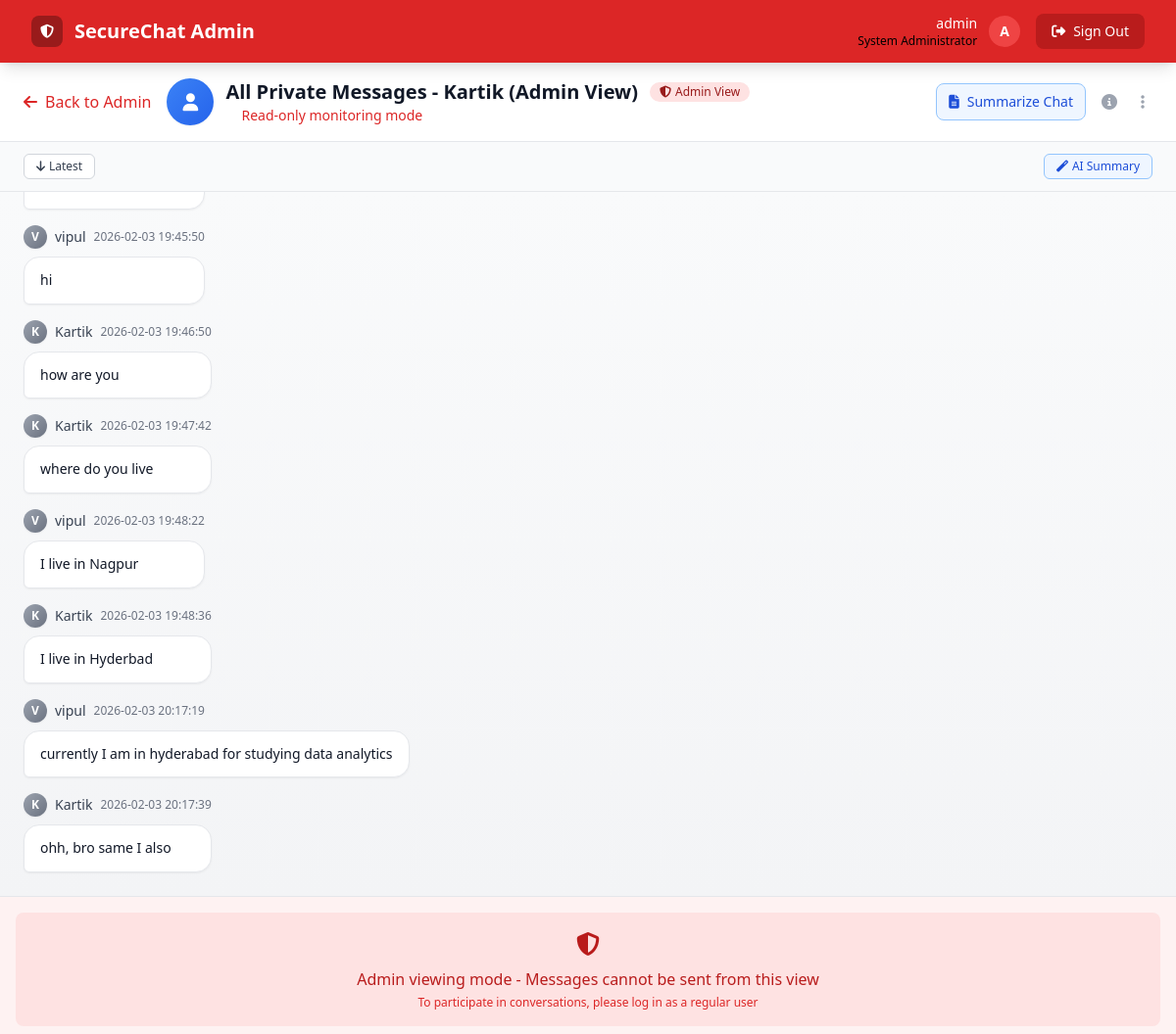
The page /chat/private/13 (signed in) on the database its author committed.
### tables this page shows
CREATE TABLE messages (
    id INTEGER PRIMARY KEY AUTOINCREMENT,
    sender_id INTEGER NOT NULL,
    recipient_id INTEGER NULL,
    group_id INTEGER NULL,
    message_text TEXT,
    media_filename TEXT NULL,
    media_type TEXT NULL,
    message_type TEXT CHECK(message_type IN ('private', 'group')) NOT NULL,
    created_at TIMESTAMP DEFAULT CURRENT_TIMESTAMP,
    FOREIGN KEY (sender_id) REFERENCES users (id),
    FOREIGN KEY (recipient_id) REFERENCES users (id),
    FOREIGN KEY (group_id) REFERENCES groups (id) ON DELETE CASCADE
);

CREATE TABLE users (
    id INTEGER PRIMARY KEY AUTOINCREMENT,
    username TEXT UNIQUE NOT NULL,
    email TEXT UNIQUE NOT NULL,
    password_hash TEXT NOT NULL,
    is_blocked INTEGER DEFAULT 0,
    created_at TIMESTAMP DEFAULT CURRENT_TIMESTAMP
);

### app.py (the view, shortened to what this page needs)
@app.route('/chat/<chat_type>/<int:chat_id>')
@login_or_admin_required
def chat(chat_type, chat_id):
    if 'user_id' in session:
        blocked_check = check_user_blocked_if_user()
        if blocked_check:
            return blocked_check
    conn = get_db_connection()
    is_admin = 'admin_id' in session
    current_user_id = session.get('user_id') if not is_admin else None
    if chat_type == 'private':
        if is_admin:
            messages = conn.execute('''
                SELECT m.*, u.username as sender_username
                FROM messages m
                JOIN users u ON m.sender_id = u.id
                WHERE message_type = 'private'
                AND (recipient_id = ? OR sender_id = ?)
                ORDER BY created_at ASC
            ''', (chat_id, chat_id)).fetchall()
            other_user = conn.execute(
                'SELECT id, username FROM users WHERE id = ?', (chat_id,)
            ).fetchone()
            if not other_user:
                flash('User not found!')
                conn.close()
                return redirect(url_for('admin_dashboard'))
            chat_info = {
                'type': 'private',
                'id': chat_id,
                'name': f"All Private Messages - {other_user['username']} (Admin View)",
                'can_write': False,  # Admin viewing mode, cannot send messages
                'is_admin_view': True
            }
    conn.close()
    return render_template('chat.html', messages=messages, chat_info=chat_info)

### app.py (called while the page is built)
def get_db_connection():
    conn = sqlite3.connect('chat.db')
    conn.row_factory = sqlite3.Row
    return conn

def login_or_admin_required(f):
    @wraps(f)
    def decorated_function(*args, **kwargs):
        if 'user_id' not in session and 'admin_id' not in session:
            flash('Please log in to access this page.')
            return redirect(url_for('login'))
        return f(*args, **kwargs)
    return decorated_function

### templates/chat.html (shortened to what this page needs)
{% extends "base.html" %}
{% block content %}
<div class="h-screen flex flex-col bg-white pb-12">
    <div class="flex-shrink-0 bg-white border-b border-gray-200 px-6 py-4 shadow-sm">
        <div class="flex items-center justify-between">
            <div class="flex items-center space-x-4">
                {% if chat_info.is_admin_view %}
                    <a href="{{ url_for('admin_groups') if chat_info.type == 'group' else url_for('admin_dashboard') }}"
                       class="inline-flex items-center text-admin-600 hover:text-admin-700 transition-colors duration-200 group">
                        <i class="fas fa-arrow-left mr-2 group-hover:-translate-x-1 transition-transform duration-200"></i>
                        <span class="hidden sm:inline font-medium">Back to Admin</span>
                    </a>
                {% endif %}
                <div class="flex items-center space-x-3">
                    <div class="relative">
                        <div class="w-12 h-12 rounded-full flex items-center justify-center {% if chat_info.type == 'private' %}bg-gradient-to-br from-primary-500 to-primary-600{% else %}bg-gradient-to-br from-purple-500 to-purple-600{% endif %} shadow-sm">
                            {% if chat_info.type == 'private' %}
                                <i class="fas fa-user text-white text-lg"></i>
                            {% else %}
                                <i class="fas fa-users text-white text-lg"></i>
                            {% endif %}
                        </div>
                    </div>
                    <div>
                        <h1 class="text-xl font-bold text-gray-900 flex items-center">
                            {{ chat_info.name }}
                            {% if chat_info.is_admin_view %}
                                <span class="ml-3 inline-flex items-center px-2.5 py-0.5 rounded-full text-xs font-medium bg-admin-100 text-admin-800">
                                    <i class="fas fa-shield-alt mr-1"></i>Admin View
                                </span>
                            {% endif %}
                        </h1>
                        <div class="flex items-center space-x-2 text-sm">
                            {% if chat_info.is_admin_view %}
                                <span class="flex items-center text-admin-600">
                                    <div class="w-2 h-2 bg-admin-400 rounded-full mr-2"></div>
                                    Read-only monitoring mode
                                </span>
                            {% else %}
                                <span class="flex items-center text-green-600">
                                    <div class="w-2 h-2 bg-green-400 rounded-full mr-2 animate-pulse"></div>
                                    Online now
                                </span>
                            {% endif %}
                        </div>
                    </div>
                </div>
            </div>
            <div class="flex items-center space-x-2">
                <a href="{{ url_for('summarize_chat_page', chat_type=chat_info.type, chat_id=chat_info.id) }}"
                   class="inline-flex items-center px-3 py-2 border border-blue-300 rounded-lg text-sm font-medium text-blue-700 bg-blue-50 hover:bg-blue-100 transition-colors duration-200">
                    <i class="fas fa-file-alt mr-2"></i>
                    Summarize Chat
                </a>
                <button onclick="toggleChatInfo()"
                        class="p-2 text-gray-400 hover:text-gray-600 rounded-lg hover:bg-gray-100 transition-colors duration-200"
                        title="Chat information">
                    <i class="fas fa-info-circle"></i>
                </button>
                <div class="relative">
                    <button onclick="toggleChatMenu()"
                            class="p-2 text-gray-400 hover:text-gray-600 rounded-lg hover:bg-gray-100 transition-colors duration-200"
                            title="More options">
                        <i class="fas fa-ellipsis-v"></i>
                    </button>
                </div>
            </div>
        </div>
    </div>
    <div class="flex-shrink-0 bg-gray-50 border-b border-gray-200 px-6 py-3">
        <div class="flex items-center justify-between">
            <div class="flex items-center space-x-3">
                <button onclick="scrollToBottom()"
                        class="inline-flex items-center px-3 py-1 border border-gray-300 rounded-md text-xs font-medium text-gray-700 bg-white hover:bg-gray-50 transition-colors duration-200">
                    <i class="fas fa-arrow-down mr-1"></i>
                    Latest
                </button>
            </div>
            <div class="flex items-center space-x-2">
                <a href="{{ url_for('summarize_chat_page', chat_type=chat_info.type, chat_id=chat_info.id) }}"
                   class="inline-flex items-center px-3 py-1 border border-blue-300 rounded-md text-xs font-medium text-blue-700 bg-blue-50 hover:bg-blue-100 transition-colors duration-200">
                    <i class="fas fa-magic mr-1"></i>
                    AI Summary
                </a>
            </div>
        </div>
    </div>
    <div id="messages-container" class="flex-1 min-h-0 overflow-y-auto p-6 space-y-4 bg-gradient-to-b from-gray-50 to-gray-100">
        {% if messages %}
            {% for message in messages %}
                <div class="message-item animate-fadeIn {% if message.sender_id == session.user_id and not chat_info.is_admin_view %}flex justify-end{% else %}flex justify-start{% endif %}"
                     data-message-id="{{ message.id }}">
                    <div class="max-w-xs lg:max-w-md xl:max-w-lg">
                        {% if message.sender_id != session.user_id or chat_info.is_admin_view %}
                            <div class="flex items-center space-x-2 mb-2">
                                <div class="w-6 h-6 bg-gradient-to-br from-gray-400 to-gray-500 rounded-full flex items-center justify-center shadow-sm">
                                    <span class="text-white text-xs font-bold">
                                        {{ message.sender_username[0].upper() }}
                                    </span>
                                </div>
                                <span class="text-sm font-medium text-gray-700">{{ message.sender_username }}</span>
                                <time class="text-xs text-gray-500">{{ message.created_at.split('.')[0] if message.created_at else 'Unknown' }}</time>
                            </div>
                        {% endif %}
                        <div class="relative group">
                            <div class="{% if message.sender_id == session.user_id and not chat_info.is_admin_view %}bg-gradient-to-r from-primary-500 to-primary-600 text-white rounded-l-2xl rounded-tr-2xl rounded-br-md shadow-lg{% else %}bg-white text-gray-900 rounded-r-2xl rounded-tl-2xl rounded-bl-md border border-gray-200 shadow-sm{% endif %} px-4 py-3 hover:shadow-md transition-shadow duration-200">
                                {% if message.message_text %}
                                    <p class="text-sm leading-relaxed whitespace-pre-wrap">{{ message.message_text }}</p>
                                {% endif %}
                            </div>
                        </div>
                    </div>
                </div>
            {% endfor %}
        {% endif %}
    </div>
    {% if chat_info.can_write and not chat_info.is_admin_view %}
    <div class="flex-shrink-0 bg-white border-t border-gray-200 p-4">
        <form method="POST" action="{{ url_for('send_message') }}" enctype="multipart/form-data"
              class="space-y-4" onsubmit="handleSendMessage(event)">
            <input type="hidden" name="chat_type" value="{{ chat_info.type }}">
            <input type="hidden" name="chat_id" value="{{ chat_info.id }}">
            <div id="replyPreview" class="hidden bg-gray-50 border-l-4 border-primary-500 p-3 rounded-r-lg">
                <div class="flex items-center justify-between">
                    <div class="flex items-center space-x-2">
                        <i class="fas fa-reply text-primary-500"></i>
                        <span class="text-sm text-gray-600">Replying to:</span>
                        <span id="replyText" class="text-sm font-medium text-gray-900"></span>
                    </div>
                    <button type="button" onclick="cancelReply()" class="text-gray-400 hover:text-gray-600">
                        <i class="fas fa-times"></i>
                    </button>
                </div>
            </div>
            <div class="flex items-end space-x-3">
                <div class="flex-1">
                    <div class="relative">
                        <textarea name="message_text"
                                  id="messageInput"
                                  rows="1"
                                  placeholder="Type your message..."
                                  class="block w-full px-4 py-3 pr-20 border border-gray-300 rounded-2xl resize-none focus:outline-none focus:ring-2 focus:ring-primary-500 focus:border-primary-500 transition-colors duration-200 bg-gray-50 hover:bg-white"
                                  onkeydown="handleKeyDown(event)"
                                  oninput="autoResize(this)"></textarea>
                        <div class="absolute bottom-2 right-2 flex items-center space-x-1">
                            <button type="button"
                                    onclick="toggleEmojiPicker()"
                                    class="p-2 text-gray-400 hover:text-primary-500 rounded-full hover:bg-gray-100 transition-colors duration-200"
                                    title="Add emoji">
                                <i class="fas fa-smile"></i>
                            </button>
                            <button type="button"
                                    onclick="document.getElementById('fileInput').click()"
                                    class="p-2 text-gray-400 hover:text-primary-500 rounded-full hover:bg-gray-100 transition-colors duration-200"
                                    title="Attach file">
                                <i class="fas fa-paperclip"></i>
                            </button>
                        </div>
                    </div>
                    <input type="file"
                           id="fileInput"
                           name="media_file"
                           accept=".png,.jpg,.jpeg,.gif,.mp4,.mov,.avi,.pdf,.doc,.docx,.txt"
                           class="hidden"
                           onchange="handleFileSelect(this)">
                    <div id="filePreview" class="mt-2 hidden">
                        <div class="flex items-center space-x-2 p-3 bg-blue-50 rounded-lg border border-blue-200">
                            <i id="fileIcon" class="fas fa-file text-blue-500"></i>
                            <div class="flex-1">
                                <span id="fileName" class="text-sm text-gray-700 font-medium"></span>
                                <div id="fileSize" class="text-xs text-gray-500"></div>
                            </div>
                            <button type="button" onclick="clearFile()"
                                    class="text-red-500 hover:text-red-700 p-1 rounded-full hover:bg-red-50 transition-colors duration-200">
                                <i class="fas fa-times"></i>
                            </button>
                        </div>
                    </div>
                </div>
                <button type="submit"
                        id="sendButton"
                        class="inline-flex items-center justify-center w-12 h-12 bg-gradient-to-r from-primary-500 to-primary-600 text-white rounded-full hover:from-primary-600 hover:to-primary-700 focus:outline-none focus:ring-2 focus:ring-offset-2 focus:ring-primary-500 transition-all duration-200 disabled:opacity-50 disabled:cursor-not-allowed shadow-lg hover:shadow-xl transform hover:scale-105">
                    <i id="sendIcon" class="fas fa-paper-plane"></i>
                </button>
            </div>
            <div class="flex items-center justify-between text-xs text-gray-500">
                <span class="flex items-center">
                    <i class="fas fa-info-circle mr-1"></i>
                    Maximum file size: 16MB. Supported: Images, Videos, Documents
                </span>
                <div class="flex items-center space-x-2">
                    <span id="charCount" class="text-gray-400">0 characters</span>
                    <span class="text-gray-300">•</span>
                    <kbd class="px-2 py-1 bg-gray-100 border border-gray-300 rounded text-xs">Enter</kbd>
                    <span>to send</span>
                </div>
            </div>
        </form>
    </div>
    {% elif chat_info.is_admin_view %}
    <div class="flex-shrink-0 bg-admin-50 border-t border-admin-200 p-4">
        <div class="flex items-center justify-center text-admin-700 bg-admin-100 rounded-lg p-4">
            <div class="text-center">
                <i class="fas fa-shield-alt text-2xl mb-2"></i>
                <p class="font-medium">Admin viewing mode - Messages cannot be sent from this view</p>
                <p class="text-xs text-admin-600 mt-1">
                    To participate in conversations, please log in as a regular user
                </p>
            </div>
        </div>
    </div>
    {% endif %}
</div>
{% endblock %}

### templates/chat.html (style rules this page uses)
html, body { overflow: hidden; }

### rows shown on the page
messages: username "V", sender_username "vipul", created_at "2026-02-03 19:45:50", message_text "hi"
messages: username "K", sender_username "Kartik", created_at "2026-02-03 19:46:50", message_text "how are you"
messages: username "K", sender_username "Kartik", created_at "2026-02-03 19:47:42", message_text "where do you live"
messages: username "V", sender_username "vipul", created_at "2026-02-03 19:48:22", message_text "I live in Nagpur"
messages: username "K", sender_username "Kartik", created_at "2026-02-03 19:48:36", message_text "I live in Hyderbad"
messages: username "V", sender_username "vipul", created_at "2026-02-03 20:17:19", message_text "currently I am in hyderabad for studying data analytics"
messages: username "K", sender_username "Kartik", created_at "2026-02-03 20:17:39", message_text "ohh, bro same I also"

### other values the page prints
{{ session.admin_username or session.username }} "admin"
{{ (session.admin_username or session.username)[0].upper() }} "A"
{{ chat_info.name }} "All Private Messages - Kartik (Admin View)"
